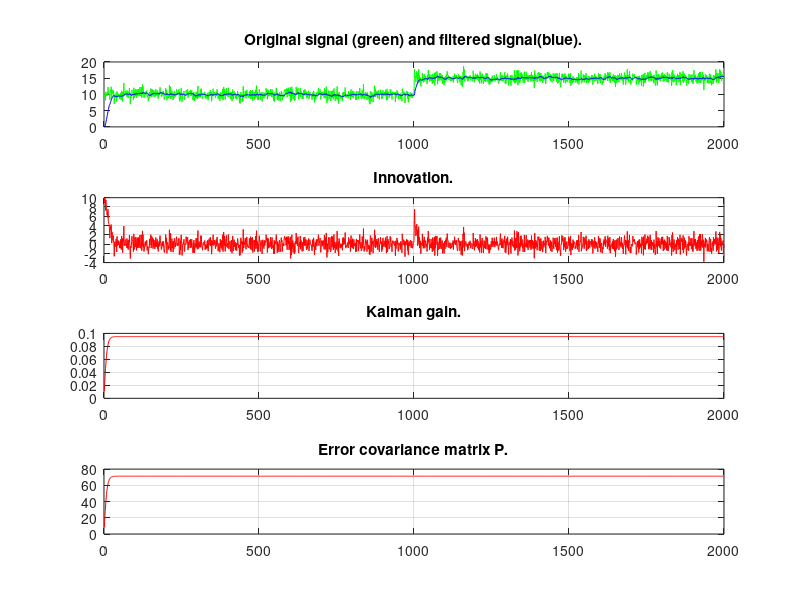

Write MATLAB code to recreate this figure.
clear all;

% Create an matlab-file to demonstrate Kalman Filtering - 
% Constant estimation. Matlab-file will have to meet the following points:
% done - a) Generate a random signal with a defined standard deviation of length 2000
% samples, the signal will contain a step change in level, i.e. first 1000 level samples
% L1, second 1000 samples of level L2.
% done - b) Implement the KF to estimate the constant and tune the filter properly 
% according to the instructions given at the lecture.
% done - c) Plot the KF parameters:
% c1) Raw signal unfiltered vs. state vector (x);
% c2) Innovation;
% c3) Kalman gain;
% c4) Error covariance matrix P.
constant1 = 10;
constant2 = 15;
N = 2000;
dt = 0.01;

x = zeros(1, N);
x(1:1000) = x(1:1000) + constant1;
x(1001:end) = x(1001:end) + constant2;
noise = randn(1, N);
sig = x + noise;

% Values initialisation
A = [0];
C = [1];

xk = [0];

Pk = [1];
Qk = [std(sig)^2];

R = std(sig)^2 / dt;

G = [1];
I = eye(1);
Fi = [1];
H = C;
inn_array = [0];
pss_array = [Pk];
kss_array = [0];

% x-, Pk- - extrapolation
% x+, Pk+ - observation

for i = 1:N
    % time step
    x_next_extra = Fi * xk(i);
    P_next_extra = Fi * Pk * Fi.' + Qk;
    
    % 
    K = P_next_extra * H.' / (H * P_next_extra * H.'  + R);
    
    zk = sig(i);

    expected = H * x_next_extra;
    inn_array(i) = zk - expected;

    xk(i + 1) = x_next_extra + K * inn_array(i);

    % P - symetric positive definite!
    Pk = (I - K*H) * P_next_extra;
    Pk = (Pk + Pk.') / 2;
    pss_array(i) = Pk;
    kss_array(i) = K;
    % Pk = (I - K*H)*P_next * (I - K*H).' + K*R*K.';

    %
    % diag(Pk) - dispersion of values that are looked
end


figure(1);

subplot(4, 1, 1);
grid on
plot(sig, '-g')
hold on
plot(xk(1:end-1), '-b')
title('Original signal (green) and filtered signal(blue).');

%
subplot(4, 1, 2);
plot(inn_array, '-r')
grid on
title('Innovation.');

%
subplot(4, 1, 3);
plot(kss_array, '-r')
grid on
title('Kalman gain.');

% 
subplot(4, 1, 4);
plot(pss_array, '-r')
grid on
title('Error covariance matrix P.');
